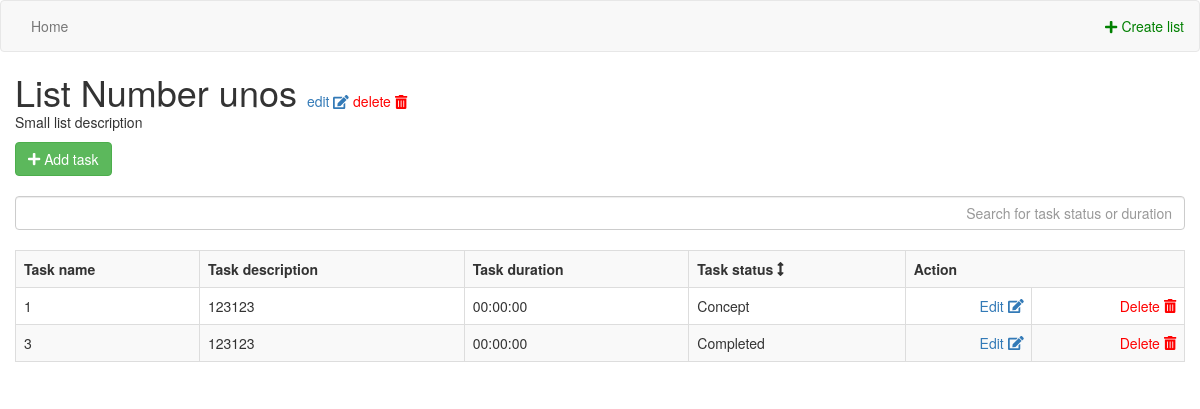
The app's page /todo/showListByID/1 with its own data.
### tables this page shows
CREATE TABLE IF NOT EXISTS `lists` (
  `list_id` int(11) NOT NULL AUTO_INCREMENT,
  `list_name` varchar(255) NOT NULL,
  `list_description` varchar(255) NOT NULL,
  PRIMARY KEY (`list_id`),
  KEY `list_id` (`list_id`)
);

CREATE TABLE IF NOT EXISTS `tasks` (
  `task_id` int(11) NOT NULL AUTO_INCREMENT,
  `list_id` int(11) NOT NULL,
  `task_name` varchar(50) NOT NULL,
  `task_description` varchar(50) NOT NULL,
  `task_status` enum('Completed','In Progress','Concept') NOT NULL,
  `task_duration` time NOT NULL,
  UNIQUE KEY `task_id` (`task_id`)
);

### application/controllers/Todo.php (called while the page is built, shortened)
<?php
class Todo extends CI_Controller {
    public function __construct()
    {
        $this->load->model("lists_model", "listsModel");
        $this->load->model("tasks_model", "tasksModel");
    }
	public function getListByID($list_id) {
		$listInfoArray = $this->listsModel->getListInformation($list_id);
		return $listInfoArray;
	}
    public function getTasksByListID($data) {
        $listTasksArray = $this->tasksModel->getAllFrom($data);
        return $listTasksArray;
    }
	public function showListByID($list_id) {
		$data['list_tasks'] = json_decode($this->getTasksByListID($list_id), true);
		$data['list_info'] = json_decode($this->getListByID($list_id), true)[0];
		$this->load->view('master/header');
        $this->load->view('master/menu');
        $this->load->view("list/listShow", $data);
		$this->load->view("master/footer");
	}
}

### index.php (called while the page is built, shortened)
<?php
require_once BASEPATH.'core/CodeIgniter.php';

### application/models/Lists_model.php (called while the page is built, shortened)
<?php
class Lists_model extends CI_Model {
	public function getListInformation($list_id) {
		$sql = "SELECT * FROM lists where list_id=?";
		$query = $this->db->query($sql, $list_id);
        $queryData = json_encode($query->result());
        return $queryData;
	}
}

### application/models/Tasks_model.php (called while the page is built, shortened)
<?php
class Tasks_model extends CI_Model {
	public function getAllFrom($data) {
		$id = $data;
		$sql = "SELECT * FROM tasks WHERE list_id=?";
        $query = $this->db->query($sql, $id);
        $queryData =  json_encode($query->result());
        return $queryData;
	}
}

### application/views/list/listShow.php (the view)
<div class="container-fluid">
	<div>
		<div class="input-group">
			<h1  style="display: inline;"><?= $list_info['list_name'] ?> </h1>
			<span><a href="<?=base_url()?>todo/showUpdateList/<?=$list_info['list_id']?>">edit <i class="fa fa-edit"></i></a></span>
			<span><a href="<?=base_url()?>todo/showDeleteList/<?=$list_info['list_id']?>" style="color: red;"> delete <i class="fa fa-trash-alt"></i></a></span>
		</div>
		<p><?= $list_info['list_description']?></p>
		<form action="<?=base_url()?>todo/showCreateTask/<?= $list_info['list_id'] ?>"><button class="btn btn-success" type="submit"><i class="fa fa-plus"></i> Add task</button></form>
	</div>
	<br>
	<div>
		<input class="form-control text-right" type="text" id="myInput" onkeyup="myFunction()" placeholder="Search for task status or duration">
		<br>
		<table class="table table-striped table-bordered" id="tasksTable">
			<tr>
				<th>Task name</th>
				<th>Task description</th>
				<th>Task duration</th>
				<th  onclick="sortTable(3)" style="cursor: pointer;">Task status <i class="fa fa-arrows-alt-v"></i></th>
				<th colspan="2">Action</th>
			</tr>
			<?php
				foreach($list_tasks as $task) {
			?>
			<tr>
				<td><?= $task['task_name'] ?></td>
				<td><?= $task['task_description'] ?></td>
				<td><?= $task['task_duration'] ?></td>
				<td><?= $task['task_status'] ?></td>
				<td class="text-right"><a href="<?= base_url() ?>todo/showUpdateTask/<?= $task['task_id'] ?>" >Edit <i class="fa fa-edit"></i></a> </td>
				<td class="text-right"><a href="<?= base_url() ?>todo/showDeleteTask/<?= $task['task_id'] ?>" style="color: red;">Delete <i class="fa fa-trash-alt"></i></a></td>
			</tr>
			<?php
				}
			?>
		</table>
	</div>
</div>

### application/views/master/header.php (shortened to what this page needs)
<!DOCTYPE html>
<html>
    <head>
		<link rel="stylesheet" href="https://maxcdn.bootstrapcdn.com/bootstrap/3.3.7/css/bootstrap.min.css">
		<link rel="stylesheet" href="<?=base_url()?>assets/css/style.css">
    </head>
    <body>

### application/views/master/menu.php
<nav class="navbar navbar-default">
	<div class="container-fluid">
		<ul class="nav navbar-nav">
			<li><a href="<?=base_url()?>">Home</a></li>
		</ul>
		<ul class="nav navbar-nav navbar-right">
			<li><a href="<?=base_url()?>todo/showCreateList" style="color: green;"><i class="fa fa-plus"></i> Create list</a></li>
		</ul>
	</div>
</nav>

### application/views/master/footer.php (shortened to what this page needs)
</body>
</html>

### records on screen
lists: list_name "List Number unos", list_description "Small list description"
tasks: task_name "1", task_description "123123", task_duration "00:00:00", task_status "Concept"
tasks: task_name "3", task_description "123123", task_duration "00:00:00", task_status "Completed"
